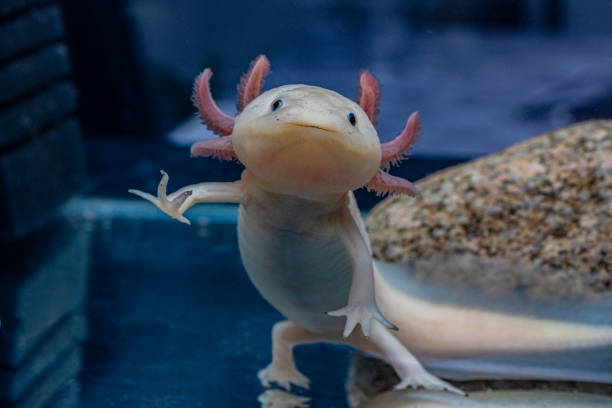
#> input picture Question-2/input.jpg, 612 x 408 px
$ python code.py
#> lines starting #> are read from the running program, lines starting #| are printed output that depends on the picture
import cv2
import matplotlib.pyplot as plt
import numpy as np

img = cv2.imread('input.jpg')
#> img is the input picture: shape (408, 612, 3); mean B, G, R 86.1, 68, 52.8
img_rgb = cv2.cvtColor(img, cv2.COLOR_BGR2RGB)

plt.figure(figsize=(12, 4))

plt.subplot(1, 2, 1)
plt.imshow(img_rgb)
plt.title('Original Image')
plt.axis('off')

plt.subplot(1, 2, 2)
colors = ['red', 'green', 'blue']
for i, color in enumerate(colors):
    hist = cv2.calcHist([img_rgb], [i], None, [256], [0, 256])
    plt.plot(hist, color=color, label=color.capitalize())

plt.xlabel('Pixel Intensity')
plt.ylabel('Frequency')
plt.title('RGB Histogram')
plt.legend()

plt.tight_layout()
plt.show()
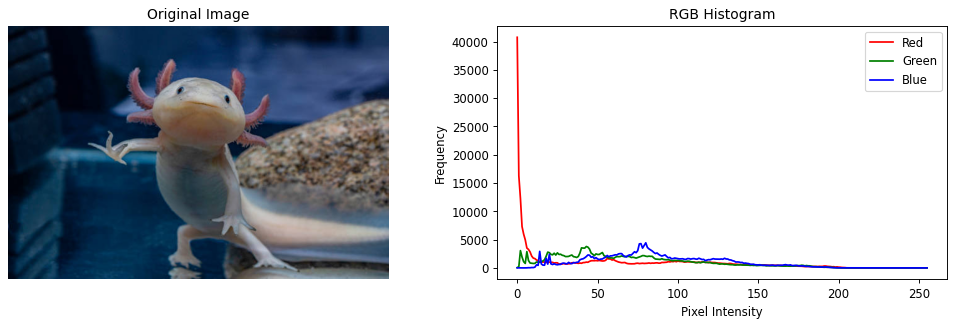
#> figure drawn by matplotlib, 2 panels; panel 2: curve peaks at x = 0, y = 40750; panel 2: curve peaks at x = 43, y = 3782; panel 2: curve peaks at x = 80, y = 4434
